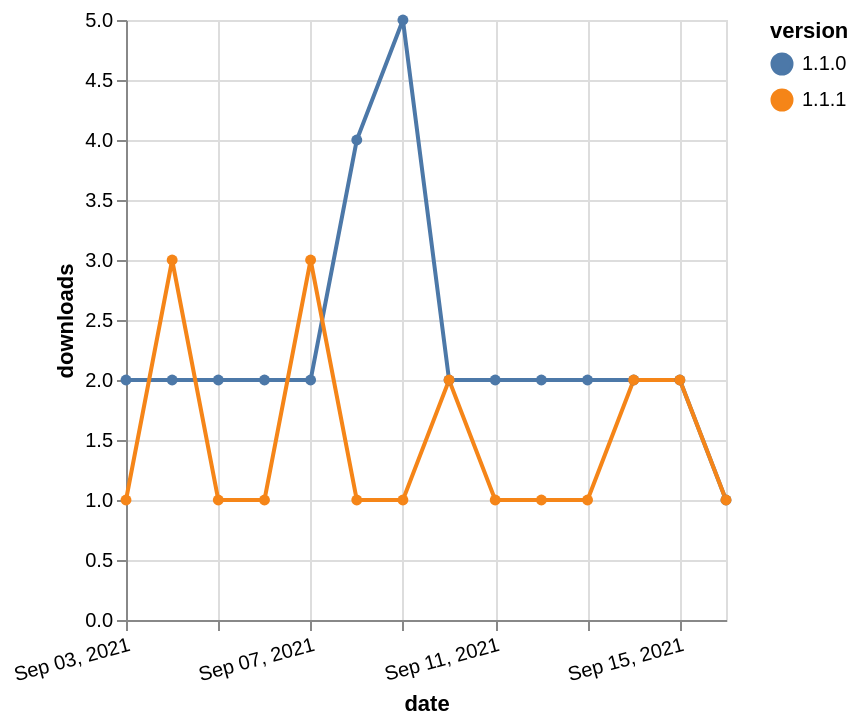

Write the Vega-Lite specification saved for this chart.
### Vega-Lite specification from a JSON file in a GitHub repository (floating-point values rounded to 4 significant figures)
{"$schema": "https://vega.github.io/schema/vega-lite/v5.json", "description": "A simple bar chart with embedded data.", "data": {"values": [{"date": "2021-09-03", "total": 7840, "delta": 2, "version": "1.1.0"}, {"date": "2021-09-04", "total": 7842, "delta": 2, "version": "1.1.0"}, {"date": "2021-09-05", "total": 7844, "delta": 2, "version": "1.1.0"}, {"date": "2021-09-06", "total": 7846, "delta": 2, "version": "1.1.0"}, {"date": "2021-09-07", "total": 7848, "delta": 2, "version": "1.1.0"}, {"date": "2021-09-08", "total": 7852, "delta": 4, "version": "1.1.0"}, {"date": "2021-09-09", "total": 7857, "delta": 5, "version": "1.1.0"}, {"date": "2021-09-10", "total": 7859, "delta": 2, "version": "1.1.0"}, {"date": "2021-09-11", "total": 7861, "delta": 2, "version": "1.1.0"}, {"date": "2021-09-12", "total": 7863, "delta": 2, "version": "1.1.0"}, {"date": "2021-09-13", "total": 7865, "delta": 2, "version": "1.1.0"}, {"date": "2021-09-14", "total": 7867, "delta": 2, "version": "1.1.0"}, {"date": "2021-09-15", "total": 7869, "delta": 2, "version": "1.1.0"}, {"date": "2021-09-16", "total": 7870, "delta": 1, "version": "1.1.0"}, {"date": "2021-09-03", "total": 267, "delta": 1, "version": "1.1.1"}, {"date": "2021-09-04", "total": 270, "delta": 3, "version": "1.1.1"}, {"date": "2021-09-05", "total": 271, "delta": 1, "version": "1.1.1"}, {"date": "2021-09-06", "total": 272, "delta": 1, "version": "1.1.1"}, {"date": "2021-09-07", "total": 275, "delta": 3, "version": "1.1.1"}, {"date": "2021-09-08", "total": 276, "delta": 1, "version": "1.1.1"}, {"date": "2021-09-09", "total": 277, "delta": 1, "version": "1.1.1"}, {"date": "2021-09-10", "total": 279, "delta": 2, "version": "1.1.1"}, {"date": "2021-09-11", "total": 280, "delta": 1, "version": "1.1.1"}, {"date": "2021-09-12", "total": 281, "delta": 1, "version": "1.1.1"}, {"date": "2021-09-13", "total": 282, "delta": 1, "version": "1.1.1"}, {"date": "2021-09-14", "total": 284, "delta": 2, "version": "1.1.1"}, {"date": "2021-09-15", "total": 286, "delta": 2, "version": "1.1.1"}, {"date": "2021-09-16", "total": 287, "delta": 1, "version": "1.1.1"}]}, "width": "container", "mark": {"type": "line", "point": {"filled": true}}, "encoding": {"x": {"field": "date", "type": "temporal", "timeUnit": "yearmonthdate", "title": "date", "axis": {"labelAngle": -15}}, "y": {"field": "delta", "type": "quantitative", "title": "downloads"}, "color": {"field": "version", "type": "nominal"}, "tooltip": {"field": "delta"}}}
